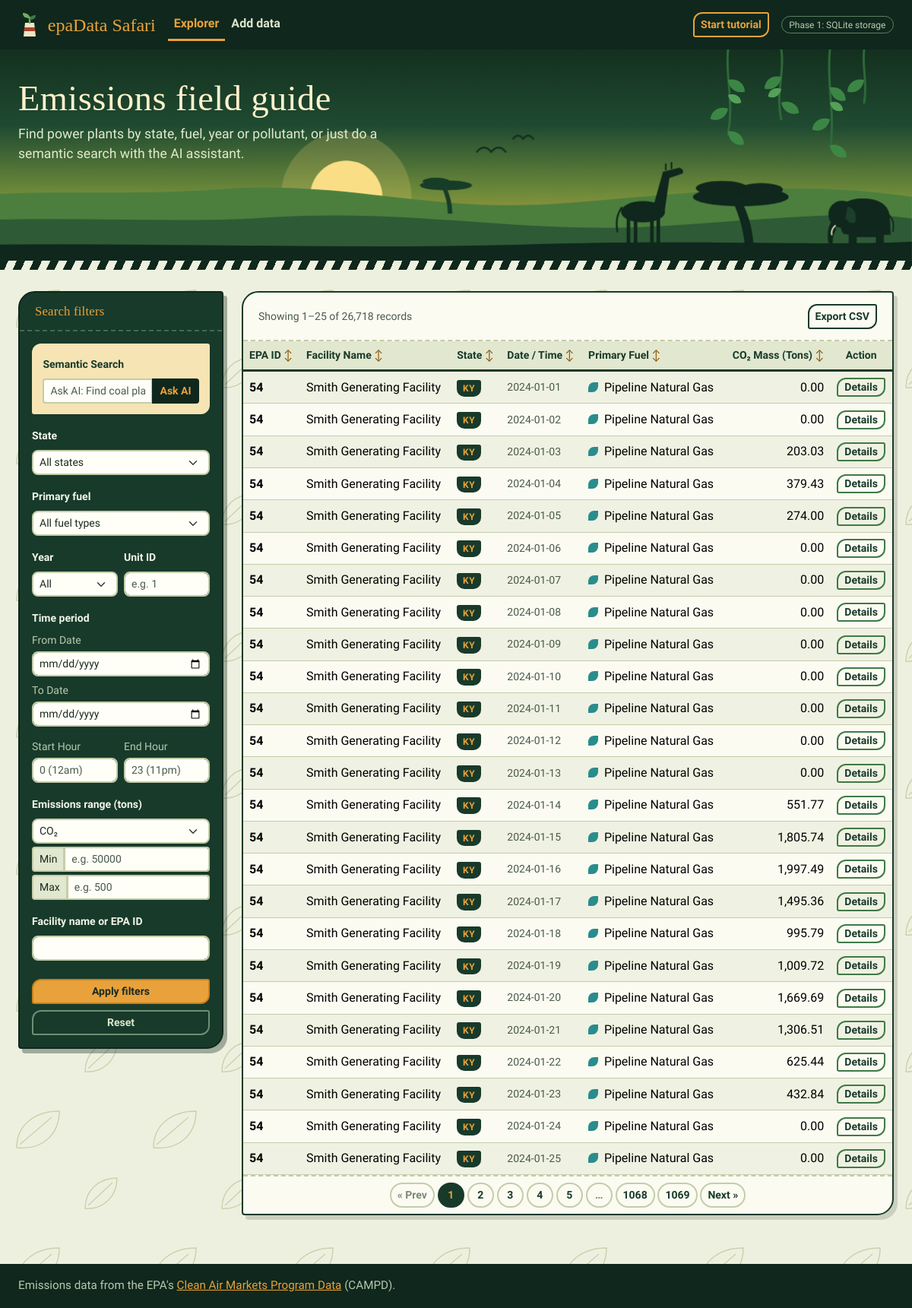
The page / on the database its author committed.
### models.py (models this page shows)
class FacilityRecord(db.Model):
    __tablename__ = 'facility_records'
    id = db.Column(db.Integer, primary_key=True)
    dataset_id = db.Column(db.Integer, db.ForeignKey('uploaded_datasets.id'), nullable=True)
    facility_id = db.Column(db.String(50), nullable=False)
    facility_name = db.Column(db.String(255))
    state = db.Column(db.String(10))
    unit_id = db.Column(db.String(50))
    primary_fuel = db.Column(db.String(100))
    co2_mass = db.Column(db.Float, default=0.0)
    so2_mass = db.Column(db.Float, default=0.0)
    nox_mass = db.Column(db.Float, default=0.0)
    heat_input = db.Column(db.Float, default=0.0)
    record_date = db.Column(db.String(20))
    record_hour = db.Column(db.Integer, nullable=True)

### app.py (the view)
@app.route("/")
def index():
    args = request.args
    query = apply_filters(FacilityRecord.query, args)
    sort = args.get("sort", "")
    sort_dir = "desc" if args.get("dir") == "desc" else "asc"
    if sort in SORT_COLUMNS:
        col = SORT_COLUMNS[sort]
        query = query.order_by(col.desc() if sort_dir == "desc" else col.asc(), FacilityRecord.id)
    else:
        sort = ""
        query = query.order_by(FacilityRecord.id)
    page = args.get("page", 1, type=int)
    pagination = query.paginate(page=page, per_page=PER_PAGE, error_out=False)
    years = sorted(
        {y for (y,) in db.session.query(db.func.substr(FacilityRecord.record_date, 1, 4)).distinct()
         if y and y.isdigit()},
        reverse=True,
    )
    return render_template(
        "search.html",
        facilities=build_facility_rows(pagination.items),
        pagination=pagination,
        sort=sort,
        sort_dir=sort_dir,
        years=years,
        filters=args.to_dict(),
        semantic_prompt=args.get("ai_prompt", ""),
    )

### templates/search.html (shortened to what this page needs)
{% extends "base.html" %}
{% set active = 'home' %}
{% set hero_size = 'tall' %}
{% set hero_title = 'Emissions field guide' %}
{% set hero_sub = 'Find power plants by state, fuel, year or pollutant, or just do a semantic search with the AI assistant.' %}
{% block content %}
{% macro sort_th(label, key, extra_class='') %}
    {% if sort != key %}
        {% set next_url = url_with(sort=key, dir='asc', page=None) %}
        {% set icon = '↕' %}
    {% elif sort_dir == 'asc' %}
        {% set next_url = url_with(sort=key, dir='desc', page=None) %}
        {% set icon = '↑' %}
    {% else %}
        {% set next_url = url_with(sort=None, dir=None, page=None) %}
        {% set icon = '↓' %}
    {% endif %}
    <th scope="col" class="small {{ extra_class }}">
        <a href="{{ next_url }}" class="text-decoration-none text-reset">{{ label }} <span class="sort-icon">{{ icon }}</span></a>
    </th>
{% endmacro %}
<div class="row g-4">
    <div class="col-lg-3">
        <div class="card ranger-panel">
            <div class="card-header">
                <h5 class="card-title mb-0">Search filters</h5>
            </div>
            <div class="card-body">
                <form action="/" method="GET">
                    <div class="mb-3 ask-box"
                        data-bs-toggle="tooltip"
                        title="Type a natural question and let AI extract your query filters."
                        data-intro="AI Search: Type a sentence like 'Find coal plants in Texas over 50k tons' to search using natural language."
                        data-step="1">
                        <label class="form-label small fw-bold">Semantic Search</label>
                        <div class="input-group input-group-sm">
                            <input type="text" name="prompt" class="form-control" placeholder="Ask AI: Find coal plants in KY..." value="{{ semantic_prompt or '' }}">
                            <button type="submit" formaction="/semantic_search" class="btn btn-dark">Ask AI</button>
                        </div>
                    </div>
                    <div class="mb-3">
                        <label for="state" class="form-label small fw-bold">State</label>
                        <select id="state" name="state" class="form-select form-select-sm"
                            data-bs-toggle="tooltip"
                            title="Filter the database to only show power plants in a specific state."
                            data-intro="You can filter the massive EPA dataset by state to find local emissions."
                            data-step="2">
                            <option value="">All states</option>
                        </select>
                    </div>
                    <div class="mb-3">
                        <label for="fuel" class="form-label small fw-bold">Primary fuel</label>
                        <select id="fuel" name="fuel" class="form-select form-select-sm"
                            data-bs-toggle="tooltip"
                            title="Find plants based on what they burn for power."
                            data-intro="You can also narrow down results by the type of fuel the facility uses, like Coal or Natural Gas."
                            data-step="3">
                            <option value="">All fuel types</option>
                        </select>
                    </div>
                    <div class="row g-2 mb-3"
                        data-bs-toggle="tooltip"
                        title="Filter by reporting year, or search for a specific generating unit."
                        data-intro="Reporting Year & Unit: Limit results to one year (e.g. 2024) or search for a specific boiler/turbine unit ID."
                        data-step="4">
                        <div class="col-6">
                            <label for="year" class="form-label small fw-bold">Year</label>
                            <select id="year" name="year" class="form-select form-select-sm">
                                <option value="">All</option>
                            </select>
                        </div>
                        <div class="col-6">
                            <label for="unit_id" class="form-label small fw-bold">Unit ID</label>
                            <input type="text" id="unit_id" name="unit_id" class="form-control form-control-sm mono-num" placeholder="e.g. 1" value="{{ filters.unit_id or '' }}">
                        </div>
                    </div>
                    <div class="mb-3"
                        data-bs-toggle="tooltip"
                        title="Pick a date range and specific hours (0-23) to filter emissions."
                        data-intro="Time Period & Hour: Select a calendar date range and specific operating hours (0:00 to 23:00) to isolate emissions."
                        data-step="5">
                        <label class="form-label small fw-bold">Time period</label>
                        <div class="mb-2">
                            <span class="text-muted small d-block mb-1">From Date</span>
                            <input type="date" id="start_date" name="start_date" class="form-control form-control-sm" value="{{ filters.start_date or '' }}">
                        </div>
                        <div class="mb-2">
                            <span class="text-muted small d-block mb-1">To Date</span>
                            <input type="date" id="end_date" name="end_date" class="form-control form-control-sm" value="{{ filters.end_date or '' }}">
                        </div>
                        <div class="row g-2 mt-1">
                            <div class="col-6">
                                <span class="text-muted small d-block mb-1">Start Hour</span>
                                <input type="number" id="start_hour" name="start_hour" class="form-control form-control-sm mono-num" min="0" max="23" placeholder="0 (12am)" value="{{ filters.start_hour or '' }}">
                            </div>
                            <div class="col-6">
                                <span class="text-muted small d-block mb-1">End Hour</span>
                                <input type="number" id="end_hour" name="end_hour" class="form-control form-control-sm mono-num" min="0" max="23" placeholder="23 (11pm)" value="{{ filters.end_hour or '' }}">
                            </div>
                        </div>
                    </div>
                    <div class="mb-3"
                        data-bs-toggle="tooltip"
                        title="Choose a pollutant (CO2, SO2, or NOx) and set a minimum and/or maximum in tons."
                        data-intro="Emissions Range: Pick CO₂, SO₂, or NOₓ, then set a minimum and/or maximum tonnage (e.g. CO₂ above 500,000 or SO₂ below 500)."
                        data-step="6">
                        <label class="form-label small fw-bold">Emissions range (tons)</label>
                        <select id="pollutant_type" name="pollutant_type" class="form-select form-select-sm">
                            <option value="co2" {{ 'selected' if filters.get('pollutant_type', 'co2') == 'co2' }}>CO₂</option>
                        </select>
                        <div class="input-group input-group-sm mt-1">
                            <span class="input-group-text">Min</span>
                            <input type="number" id="min_emissions" name="min_emissions" class="form-control mono-num" placeholder="e.g. 50000" min="0" value="{{ filters.min_emissions or '' }}">
                        </div>
                        <div class="input-group input-group-sm mt-1">
                            <span class="input-group-text">Max</span>
                            <input type="number" id="max_emissions" name="max_emissions" class="form-control mono-num" placeholder="e.g. 500" min="0" value="{{ filters.max_emissions or '' }}">
                        </div>
                    </div>
                    <div class="mb-4">
                        <label for="facility_query" class="form-label small fw-bold">Facility name or EPA ID</label>
                        <input type="text" id="facility_query" name="facility_query" class="form-control form-control-sm" value="{{ filters.facility_query or '' }}"
                            data-bs-toggle="tooltip"
                            title="Directly search for a specific plant by its ORISPL code or name."
                            data-intro="Direct Search: If you know exactly which facility you want, type its name or EPA ID code here."
                            data-step="7">
                    </div>
                    <div class="d-grid gap-2">
                        <button type="submit" class="btn btn-success btn-sm fw-bold"
                            data-bs-toggle="tooltip"
                            title="Run the SQLite database query with your selected filters."
                            data-intro="Execute Query: Click here to run your query and refresh the results table."
                            data-step="8">
                            Apply filters
                        </button>
                        <a href="/" class="btn btn-outline-secondary btn-sm">Reset</a>
                    </div>
                </form>
            </div>
        </div>
    </div>
    <div class="col-lg-9">
        <div class="card">
            <div class="card-header d-flex justify-content-between align-items-center">
                <span class="text-muted small">
                    {% if pagination.total %}
                        Showing {{ pagination.first }}–{{ pagination.last }} of {{ "{:,}".format(pagination.total) }} records
                    {% else %}
                        0 records
                    {% endif %}
                </span>
                <a href="{{ url_for('export', **request.args.to_dict()) }}" class="btn btn-outline-dark btn-sm fw-bold"
                   data-bs-toggle="tooltip" title="Download all records matching the current filters as a CSV file."
                   data-intro="Export CSV: After filtering, click here to download a spreadsheet of every record that matches (not just the current page)."
                   data-step="9"
                   data-position="left">
                   Export CSV
                </a>
            </div>
            <div class="table-responsive"
                 data-bs-toggle="tooltip" title="This grid displays the matching database records."
                 data-intro="The Data Grid: Your queried EPA records appear here. Click any column header to sort." data-step="10">
                <table class="table table-hover table-striped mb-0 align-middle">
                    <thead class="table-light user-select-none">
                        <tr>
                            {{ sort_th('EPA ID', 'id') }}
                            {{ sort_th('Facility Name', 'name') }}
                            {{ sort_th('State', 'state') }}
                            {{ sort_th('Date / Time', 'date') }}
                            {{ sort_th('Primary Fuel', 'fuel') }}
                            {{ sort_th('CO₂ Mass (Tons)', 'co2', 'text-end') }}
                            <th scope="col" class="small text-center">Action</th>
                        </tr>
                    </thead>
                    <tbody>
                        {% if facilities %}
                            {% for fac in facilities %}
                            <tr>
                                <td class="mono-num fw-bold">{{ fac.id }}</td>
                                <td>{{ fac.name }}</td>
                                <td><span class="badge bg-secondary">{{ fac.state }}</span></td>
                                <td class="mono-num small text-muted">{{ fac.date_time }}</td>
                                {% set fl = (fac.fuel or '')|lower %}
                                <td><span class="fuel-dot fuel-{{ 'coal' if 'coal' in fl else ('gas' if 'gas' in fl else ('oil' if ('oil' in fl or 'diesel' in fl) else 'other')) }}" aria-hidden="true"></span>{{ fac.fuel }}</td>
                                <td class="text-end mono-num">{{ fac.co2 }}</td>
                                <td class="text-center">
                                    <a href="/facility/{{ fac.id }}" class="btn btn-outline-primary btn-sm py-0"
                                       data-bs-toggle="tooltip" title="View in-depth metrics and unit configurations for this specific power plant."
                                       data-intro="Inspection: Click 'Details' on any row to drill down into that specific power plant's individual smokestacks and emissions." data-step="11">
                                       Details
                                    </a>
                                </td>
                            </tr>
                            {% endfor %}
                        {% endif %}
                    </tbody>
                </table>
            </div>
            {% if pagination.pages > 1 %}
            <div class="card-footer">
                <nav aria-label="Results pages">
                    <ul class="pagination pagination-sm justify-content-center mb-0 flex-wrap">
                        <li class="page-item {{ 'disabled' if not pagination.has_prev }}">
                            <a class="page-link" href="{{ url_with(page=pagination.prev_num) if pagination.has_prev else '#' }}">&laquo; Prev</a>
                        </li>
                        {% for p in pagination.iter_pages() %}
                            {% if p %}
                            <li class="page-item {{ 'active' if p == pagination.page }}">
                                <a class="page-link" href="{{ url_with(page=p) }}">{{ p }}</a>
                            </li>
                            {% else %}
                            <li class="page-item disabled"><span class="page-link">…</span></li>
                            {% endif %}
                        {% endfor %}
                        <li class="page-item {{ 'disabled' if not pagination.has_next }}">
                            <a class="page-link" href="{{ url_with(page=pagination.next_num) if pagination.has_next else '#' }}">Next &raquo;</a>
                        </li>
                    </ul>
                </nav>
            </div>
            {% endif %}
        </div>
    </div>
</div>
{% endblock %}

### rows shown on the page
FacilityRecord: id "54", name "Smith Generating Facility", state "KY", date_time "2024-01-01", fuel "Pipeline Natural Gas", co2 "0.00"
FacilityRecord: id "54", name "Smith Generating Facility", state "KY", date_time "2024-01-02", fuel "Pipeline Natural Gas", co2 "0.00"
FacilityRecord: id "54", name "Smith Generating Facility", state "KY", date_time "2024-01-03", fuel "Pipeline Natural Gas", co2 "203.03"
FacilityRecord: id "54", name "Smith Generating Facility", state "KY", date_time "2024-01-04", fuel "Pipeline Natural Gas", co2 "379.43"
FacilityRecord: id "54", name "Smith Generating Facility", state "KY", date_time "2024-01-05", fuel "Pipeline Natural Gas", co2 "274.00"
FacilityRecord: id "54", name "Smith Generating Facility", state "KY", date_time "2024-01-06", fuel "Pipeline Natural Gas", co2 "0.00"
FacilityRecord: id "54", name "Smith Generating Facility", state "KY", date_time "2024-01-07", fuel "Pipeline Natural Gas", co2 "0.00"
FacilityRecord: id "54", name "Smith Generating Facility", state "KY", date_time "2024-01-08", fuel "Pipeline Natural Gas", co2 "0.00"
FacilityRecord: id "54", name "Smith Generating Facility", state "KY", date_time "2024-01-09", fuel "Pipeline Natural Gas", co2 "0.00"
FacilityRecord: id "54", name "Smith Generating Facility", state "KY", date_time "2024-01-10", fuel "Pipeline Natural Gas", co2 "0.00"
FacilityRecord: id "54", name "Smith Generating Facility", state "KY", date_time "2024-01-11", fuel "Pipeline Natural Gas", co2 "0.00"
FacilityRecord: id "54", name "Smith Generating Facility", state "KY", date_time "2024-01-12", fuel "Pipeline Natural Gas", co2 "0.00"
FacilityRecord: id "54", name "Smith Generating Facility", state "KY", date_time "2024-01-13", fuel "Pipeline Natural Gas", co2 "0.00"
FacilityRecord: id "54", name "Smith Generating Facility", state "KY", date_time "2024-01-14", fuel "Pipeline Natural Gas", co2 "551.77"
FacilityRecord: id "54", name "Smith Generating Facility", state "KY", date_time "2024-01-15", fuel "Pipeline Natural Gas", co2 "1,805.74"
FacilityRecord: id "54", name "Smith Generating Facility", state "KY", date_time "2024-01-16", fuel "Pipeline Natural Gas", co2 "1,997.49"
FacilityRecord: id "54", name "Smith Generating Facility", state "KY", date_time "2024-01-17", fuel "Pipeline Natural Gas", co2 "1,495.36"
FacilityRecord: id "54", name "Smith Generating Facility", state "KY", date_time "2024-01-18", fuel "Pipeline Natural Gas", co2 "995.79"
FacilityRecord: id "54", name "Smith Generating Facility", state "KY", date_time "2024-01-19", fuel "Pipeline Natural Gas", co2 "1,009.72"
FacilityRecord: id "54", name "Smith Generating Facility", state "KY", date_time "2024-01-20", fuel "Pipeline Natural Gas", co2 "1,669.69"
FacilityRecord: id "54", name "Smith Generating Facility", state "KY", date_time "2024-01-21", fuel "Pipeline Natural Gas", co2 "1,306.51"
FacilityRecord: id "54", name "Smith Generating Facility", state "KY", date_time "2024-01-22", fuel "Pipeline Natural Gas", co2 "625.44"
FacilityRecord: id "54", name "Smith Generating Facility", state "KY", date_time "2024-01-23", fuel "Pipeline Natural Gas", co2 "432.84"
FacilityRecord: id "54", name "Smith Generating Facility", state "KY", date_time "2024-01-24", fuel "Pipeline Natural Gas", co2 "0.00"
FacilityRecord: id "54", name "Smith Generating Facility", state "KY", date_time "2024-01-25", fuel "Pipeline Natural Gas", co2 "0.00"

### other values the page prints
{{ hero_title|default('epaData') }} "Emissions field guide"
{{ hero_sub }} "Find power plants by state, fuel, year or pollutant, or just do a semantic search with the AI assistant."
{{ pagination.first }} "1"
{{ pagination.last }} "25"
{{ "{:,}".format(pagination.total) }} "26,718"
{{ label }} "EPA ID Facility Name State Date / Time Primary Fuel CO₂ Mass (Tons)"
{{ icon }} "↕ ↕ ↕ ↕ ↕ ↕"
{{ p }} "1" "2" "3" "4" "5" "1068" "1069"
